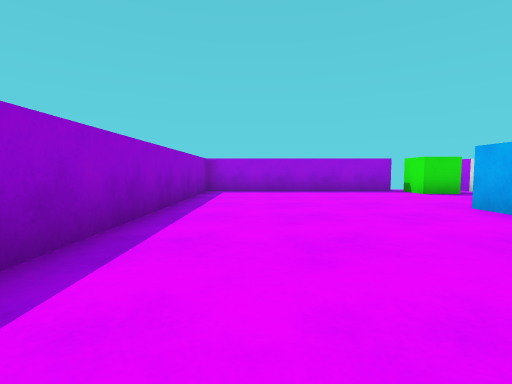
view 1 (above)

14 first-person views from a walk through a Unity game level. The camera is 0.58 m above the floor, tilts 4° down and sees 85° across. The floor is counted in squares, 1 m on a side. Each view is taken from the middle of a square. On the plan, view 1 faces up. The plan holds only what a view shows up to about 9 squares ahead; the rest is blank. The player is left out. Surface patterns are stand-ins for the level's own textures.

view 2
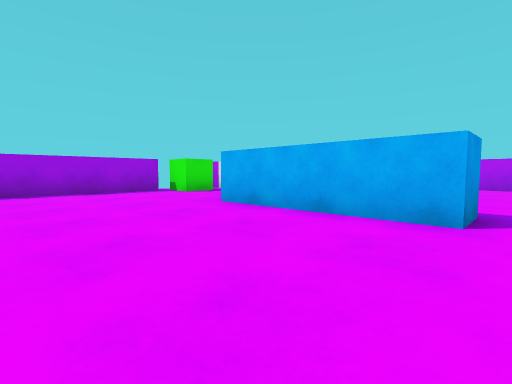

view 3
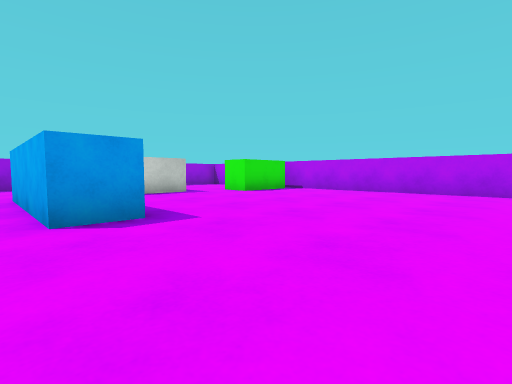

view 4
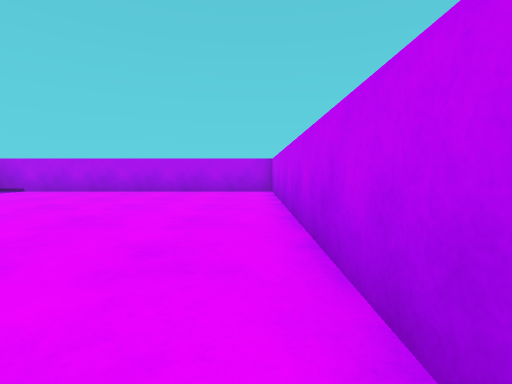

view 5
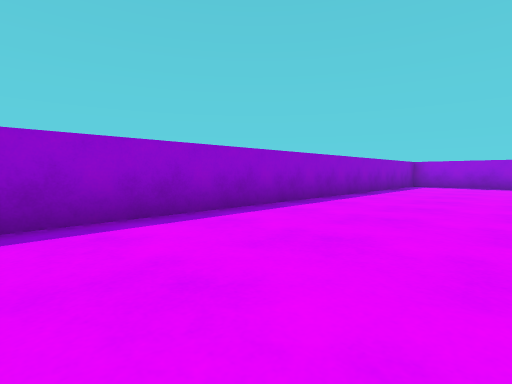

view 6
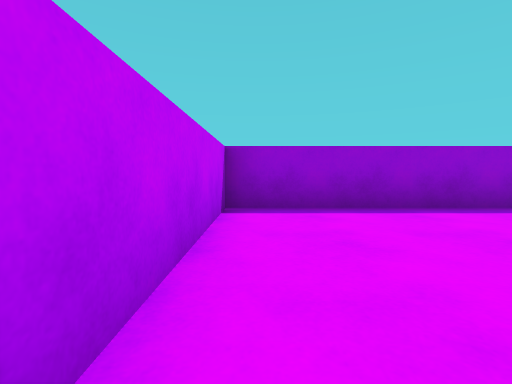

view 7
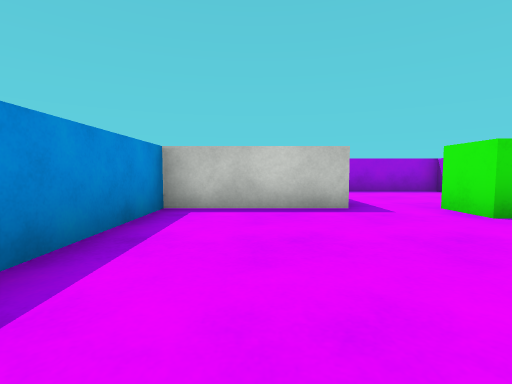

view 8
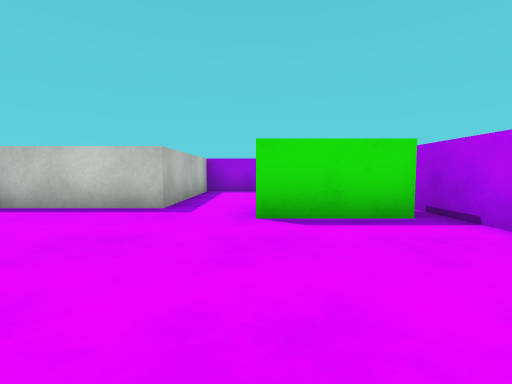

view 9
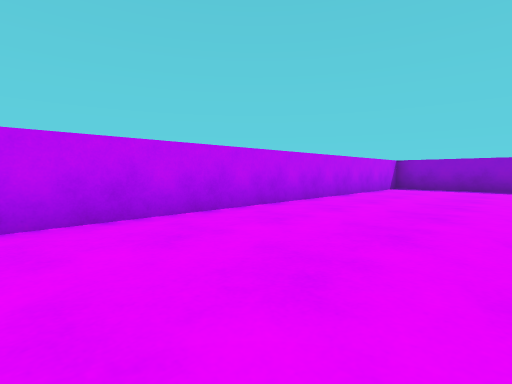

view 10
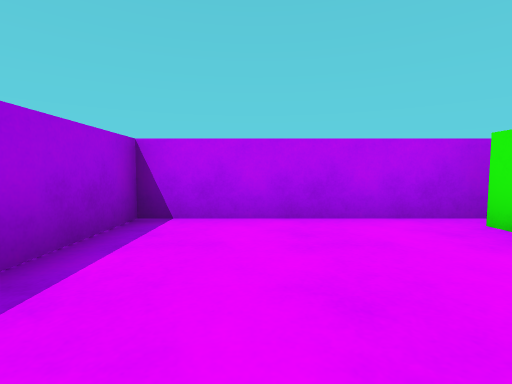

view 11
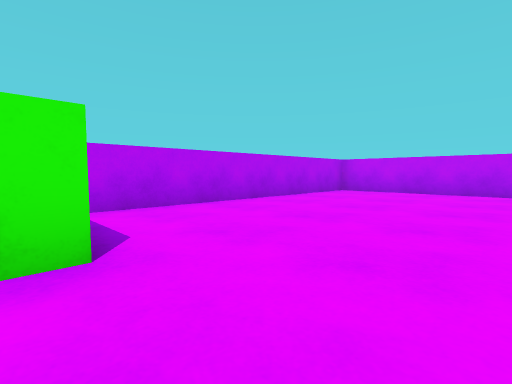

view 12
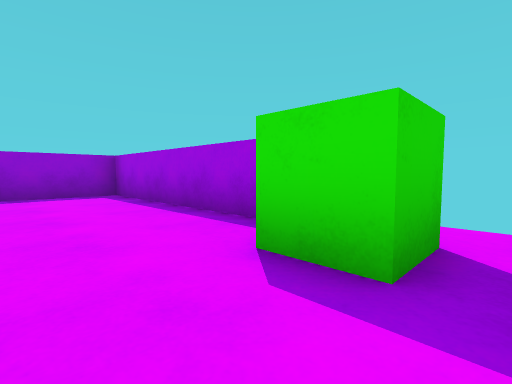

view 13
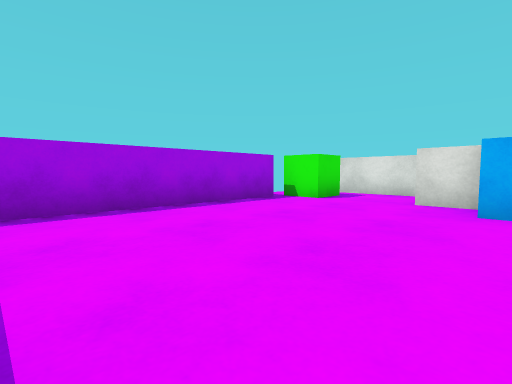

view 14
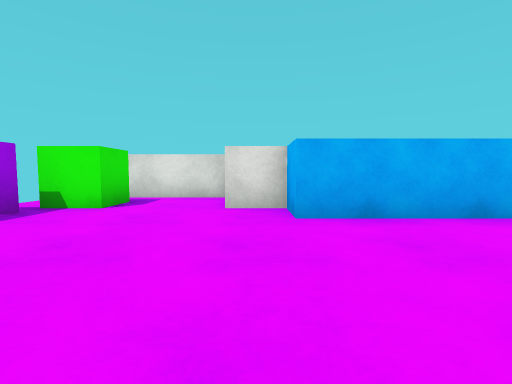

### Floor plan
Points are (right, up) in squares from view 1. A wall is a line through its corners. A room is listed if a view was taken in it or the views show most of it. See-through windows are left out.
Room 1 (views 1, 2, 3, 4, 5, 6, 7, 8, 9, 10, 11, 12, 13, 14)
walls: (4.6, 0.5) (3.5, 0.5) (3.5, 4.5) (4.5, 4.5) (4.5, 5.5); (6.5, 5.6) (6.5, 8.5); (4.1, 8.5) (-1.5, 8.5) (-1.5, -4.5) (11.5, -4.5) (11.5, 8.5) (7.5, 8.5) (7.5, 4.5) (4.5, 4.5) (4.5, 1.5)
objects: green cube (5, 8); green block (9, 4) to (11, 4)

Positions as (right, up) in squares from view 1, and headings:
1: (0, 0), facing up
2: (0, 0), facing up-right
3: (3, -3), facing up-right
4: (3, -4), facing right
5: (2, -4), facing up-left
6: (3, -4), facing left
7: (6, 0), facing up
8: (9, 0), facing up
9: (9, -1), facing down-left
10: (8, 7), facing right
11: (7, 4), facing down-right
12: (6, 6), facing up-left
13: (-1, 4), facing up-right
14: (0, 5), facing right
